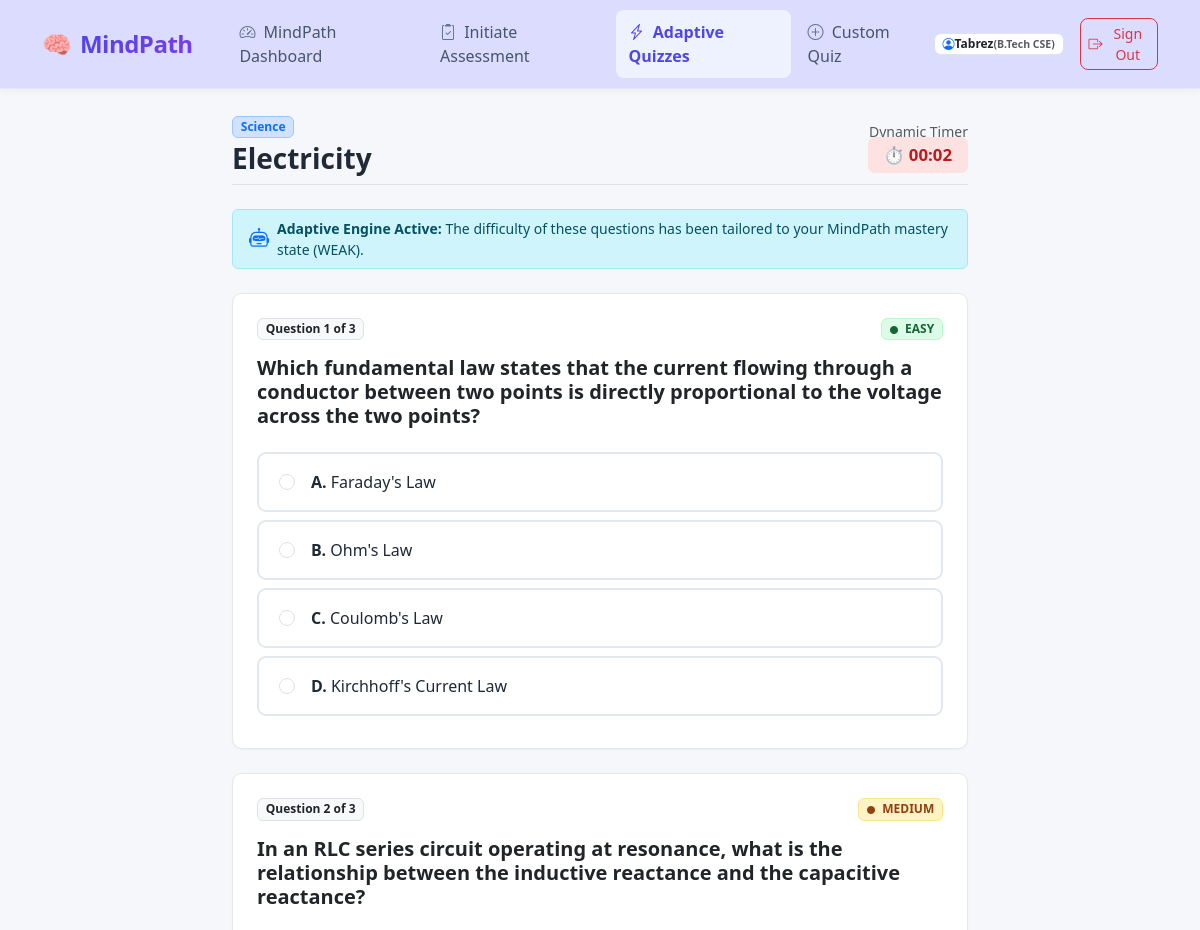
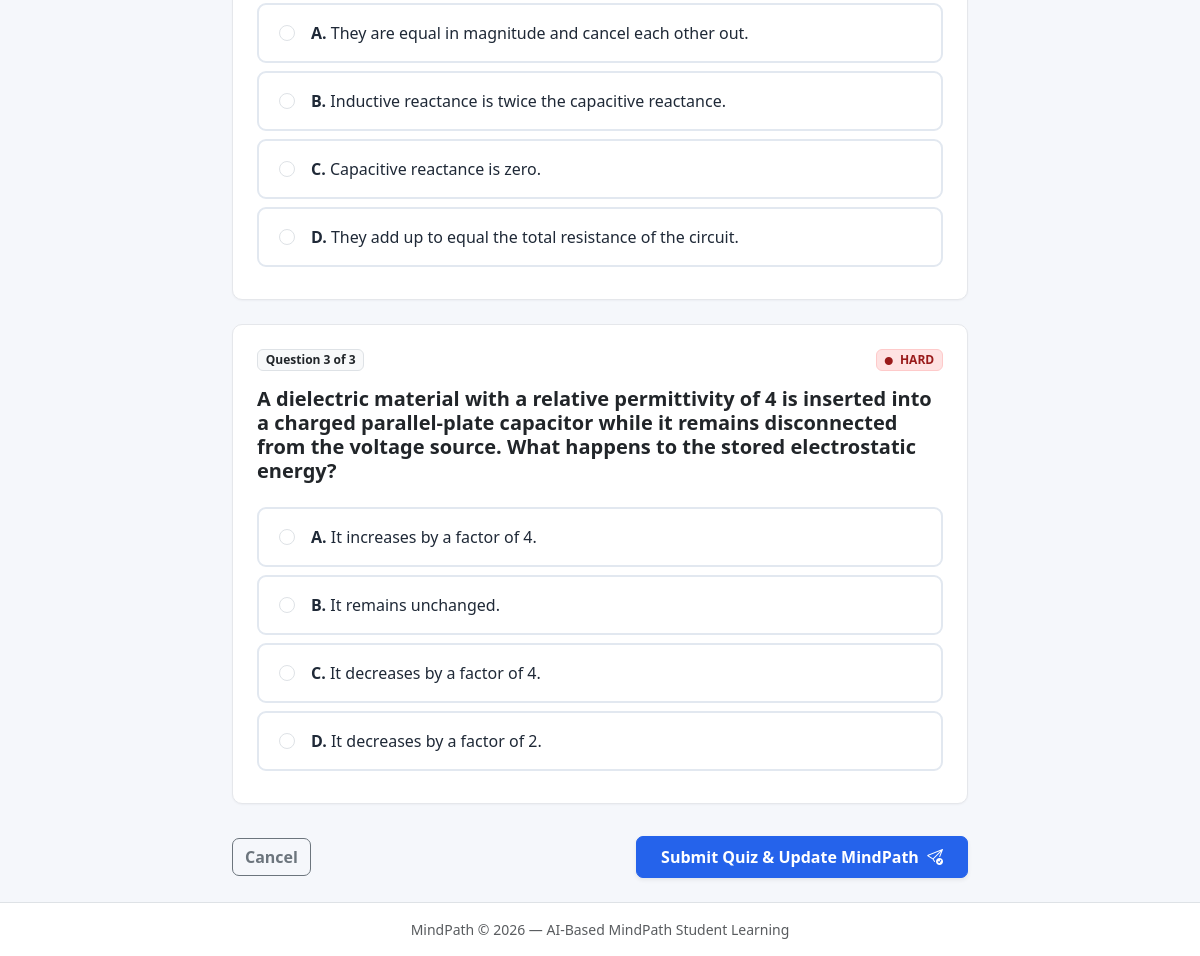
Page /quiz/25 (signed in) on the committed database (2 pictures, top to bottom).
### tables this page shows
CREATE TABLE users (
        id INTEGER PRIMARY KEY AUTOINCREMENT,
        name TEXT NOT NULL,
        email TEXT UNIQUE NOT NULL,
        created_at TIMESTAMP DEFAULT CURRENT_TIMESTAMP
    , password_hash TEXT DEFAULT '', course TEXT DEFAULT '', academic_year TEXT DEFAULT '', learning_goal TEXT DEFAULT '', role TEXT DEFAULT 'student');

CREATE TABLE topics (
        id INTEGER PRIMARY KEY AUTOINCREMENT,
        subject TEXT NOT NULL,
        name TEXT NOT NULL,
        description TEXT
    , is_generated INTEGER NOT NULL DEFAULT 0, created_at TIMESTAMP DEFAULT '2000-01-01 00:00:00');

CREATE TABLE "student_twin_profile" (
                id INTEGER PRIMARY KEY AUTOINCREMENT,
                user_id INTEGER NOT NULL,
                topic_id INTEGER NOT NULL,
                total_attempted INTEGER DEFAULT 0,
                total_correct INTEGER DEFAULT 0,
                accuracy_rate REAL DEFAULT 0.0,
                avg_time_per_question REAL DEFAULT 0.0,
                mastery_status TEXT DEFAULT 'AVERAGE' CHECK(mastery_status IN ('WEAK', 'AVERAGE', 'STRONG')),
                last_updated TIMESTAMP DEFAULT CURRENT_TIMESTAMP,
                UNIQUE(user_id, topic_id),
                FOREIGN KEY (user_id) REFERENCES users (id) ON DELETE CASCADE,
                FOREIGN KEY (topic_id) REFERENCES topics (id) ON DELETE CASCADE
            );

CREATE TABLE "questions" (
                id INTEGER PRIMARY KEY AUTOINCREMENT,
                topic_id INTEGER NOT NULL,
                question_text TEXT NOT NULL,
                option_a TEXT NOT NULL,
                option_b TEXT NOT NULL,
                option_c TEXT NOT NULL,
                option_d TEXT NOT NULL,
                correct_option TEXT NOT NULL,
                difficulty TEXT NOT NULL CHECK(difficulty IN ('easy', 'medium', 'hard')),
                explanation TEXT,
                FOREIGN KEY (topic_id) REFERENCES topics (id) ON DELETE CASCADE
            );

### app.py (the view)
@app.route('/quiz/<int:topic_id>')
@login_required
def take_quiz(topic_id):
    user = get_current_user()
    quiz_token = secrets.token_hex(16)
    session[f'quiz_token_{topic_id}'] = quiz_token
    conn = get_connection()
    try:
        cursor = conn.cursor()
        cursor.execute("SELECT id, subject, name FROM topics WHERE id = ?", (topic_id,))
        topic = cursor.fetchone()
        cursor.execute("SELECT mastery_status FROM student_twin_profile WHERE user_id = ? AND topic_id = ?", (user['id'], topic_id))
        profile = cursor.fetchone()
    finally:
        conn.close()
    if not topic:
        flash("Requested topic not found.", "danger")
        return redirect(url_for('select_quiz'))
    diff_req = request.args.get('difficulty', 'adaptive').strip().lower()
    if diff_req not in ('easy', 'medium', 'hard', 'adaptive'):
        diff_req = 'adaptive'
    count_req = request.args.get('count', '3').strip()
    try:
        count_val = int(count_req)
        if count_val not in (3, 5, 10):
            count_val = 3
    except ValueError:
        count_val = 3
    mastery = profile['mastery_status'] if profile else 'UNASSESSED'
    questions = get_adaptive_quiz_questions(topic_id, user['id'], num_questions=count_val, difficulty=diff_req)
    if not questions:
        flash(f"No questions are currently available for topic '{topic['name']}'. Create custom questions below.", "warning")
        return redirect(url_for('custom_quiz', subject=topic['subject'], topic=topic['name']))
    return render_template(
        'quiz.html',
        current_user=user,
        topic=dict(topic),
        mastery=mastery,
        difficulty_mode=diff_req,
        questions=questions,
        quiz_token=quiz_token
    )

### templates/quiz.html (shortened to what this page needs)
{% extends "base.html" %}
{% block content %}
<div class="row justify-content-center">
    <div class="col-12 col-lg-8">
        <div class="d-flex justify-content-between align-items-center mb-4 pb-2 border-bottom">
            <div>
                <span class="badge bg-primary-subtle text-primary border border-primary-subtle mb-1">{{ topic.subject }}</span>
                <h3 class="fw-bold mb-0">{{ topic.name }}</h3>
            </div>
            <div class="d-flex align-items-center gap-3">
                <div class="text-end d-none d-sm-block">
                    <span class="small text-muted d-block">Dynamic Timer</span>
                    <span class="timer-pill" id="timer-display">⏱️ 00:00</span>
                </div>
            </div>
        </div>
        <div class="alert alert-info py-2 px-3 small d-flex align-items-center gap-2 mb-4">
            <i class="bi bi-robot fs-5 text-primary"></i>
            <div>
                {% if difficulty_mode and difficulty_mode != 'adaptive' %}
                <strong>Targeted Difficulty ({{ difficulty_mode|upper }}):</strong> Questions selected for your requested challenge tier. Current MindPath mastery: {{ mastery }}.
                {% else %}
                <strong>Adaptive Engine Active:</strong> The difficulty of these questions has been tailored to your MindPath mastery state ({{ mastery }}).
                {% endif %}
            </div>
        </div>
        <form method="POST" action="{{ url_for('submit_quiz', topic_id=topic.id) }}" id="quiz-form">
            {% for q in questions %}
            <div class="twin-card p-4 mb-4">
                <div class="d-flex justify-content-between align-items-center mb-3">
                    <span class="badge bg-light text-dark border fw-bold">Question {{ loop.index }} of {{ questions|length }}</span>
                    {% if q.difficulty == 'easy' %}
                    <span class="badge badge-strong"><i class="bi bi-circle-fill me-1" style="font-size: 0.5rem;"></i> EASY</span>
                    {% elif q.difficulty == 'medium' %}
                    <span class="badge badge-average"><i class="bi bi-circle-fill me-1" style="font-size: 0.5rem;"></i> MEDIUM</span>
                    {% else %}
                    <span class="badge badge-weak"><i class="bi bi-circle-fill me-1" style="font-size: 0.5rem;"></i> HARD</span>
                    {% endif %}
                </div>
                <h5 class="fw-semibold mb-4 text-dark">{{ q.question_text }}</h5>
                <div class="d-flex flex-column gap-2 mb-2">
                    <label class="quiz-option-card d-flex align-items-center gap-3">
                        <input type="radio" class="form-check-input my-0" name="question_{{ q.id }}" value="A" required>
                        <span class="quiz-option-label"><strong>A.</strong> {{ q.option_a }}</span>
                    </label>
                    <label class="quiz-option-card d-flex align-items-center gap-3">
                        <input type="radio" class="form-check-input my-0" name="question_{{ q.id }}" value="B">
                        <span class="quiz-option-label"><strong>B.</strong> {{ q.option_b }}</span>
                    </label>
                    <label class="quiz-option-card d-flex align-items-center gap-3">
                        <input type="radio" class="form-check-input my-0" name="question_{{ q.id }}" value="C">
                        <span class="quiz-option-label"><strong>C.</strong> {{ q.option_c }}</span>
                    </label>
                    <label class="quiz-option-card d-flex align-items-center gap-3">
                        <input type="radio" class="form-check-input my-0" name="question_{{ q.id }}" value="D">
                        <span class="quiz-option-label"><strong>D.</strong> {{ q.option_d }}</span>
                    </label>
                </div>
            </div>
            {% endfor %}
            <div class="d-flex justify-content-between align-items-center mt-4 pt-2">
                <a href="{{ url_for('select_quiz') }}" class="btn btn-outline-secondary">Cancel</a>
                <button type="submit" class="btn btn-primary px-4 py-2 fw-semibold shadow-sm">
                    Submit Quiz & Update MindPath <i class="bi bi-send-check ms-1"></i>
                </button>
            </div>
        </form>
    </div>
</div>
{% endblock %}

### templates/base.html (shortened to what this page needs)
<!DOCTYPE html>
<html lang="en">
<head>
    <link href="https://cdn.jsdelivr.net/npm/bootstrap@5.3.3/dist/css/bootstrap.min.css" rel="stylesheet">
    <link rel="stylesheet" href="https://cdn.jsdelivr.net/npm/bootstrap-icons@1.11.3/font/bootstrap-icons.min.css">
    <link rel="stylesheet" href="{{ url_for('static', filename='css/style.css') }}">
</head>
<body>
    <nav class="navbar navbar-expand-lg navbar-light bg-white border-bottom sticky-top">
        <div class="container">
            <a class="navbar-brand d-flex align-items-center gap-2"
                href="{{ url_for('dashboard') if current_user else url_for('login') }}">
                <span class="fs-4">🧠</span>
                <span class="brand-logo fs-4">MindPath</span>
            </a>
            <div class="collapse navbar-collapse" id="navContent">
                <ul class="navbar-nav me-auto mb-2 mb-lg-0 ms-lg-3">
                    {% if current_user %}
                    <li class="nav-item">
                        <a class="nav-link {% if request.endpoint == 'dashboard' %}active fw-semibold text-primary{% endif %}"
                            href="{{ url_for('dashboard') }}">
                            <i class="bi bi-speedometer2 me-1"></i> MindPath Dashboard
                        </a>
                    </li>
                    <li class="nav-item">
                        <a class="nav-link {% if request.endpoint == 'initial_assessment' %}active fw-semibold text-primary{% endif %}"
                            href="{{ url_for('assessment') }}">
                            <i class="bi bi-clipboard2-check me-1"></i> Initiate Assessment
                        </a>
                    </li>
                    <li class="nav-item">
                        <a class="nav-link {% if request.endpoint in ['select_quiz', 'take_quiz'] %}active fw-semibold text-primary{% endif %}"
                            href="{{ url_for('select_quiz') }}">
                            <i class="bi bi-lightning-charge me-1"></i> Adaptive Quizzes
                        </a>
                    </li>
                    <li class="nav-item">
                        <a class="nav-link {% if request.endpoint == 'custom_quiz' %}active fw-semibold text-primary{% endif %}"
                            href="{{ url_for('custom_quiz') }}">
                            <i class="bi bi-plus-circle me-1"></i> Custom Quiz
                        </a>
                    </li>
                    {% endif %}
                </ul>
                <div class="d-flex align-items-center gap-2">
                    {% if current_user %}
                    <div class="d-flex align-items-center gap-2 me-2">
                        <span class="badge bg-light text-dark border px-2.5 py-1.5 d-flex align-items-center gap-1.5">
                            <i class="bi bi-person-circle text-primary"></i>
                            <span class="fw-semibold">{{ current_user.name }}</span>
                            {% if current_user.course %}
                            <span class="text-muted small">({{ current_user.course }})</span>
                            {% endif %}
                        </span>
                    </div>
                    <form action="{{ url_for('logout') }}" method="POST" class="m-0">
                        <button type="submit" class="btn btn-outline-danger btn-sm d-flex align-items-center gap-1">
                            <i class="bi bi-box-arrow-right"></i> Sign Out
                        </button>
                    </form>
                    {% else %}
                    <a href="{{ url_for('login') }}" class="btn btn-outline-primary btn-sm px-3">Sign In</a>
                    <a href="{{ url_for('register') }}" class="btn btn-primary btn-sm px-3">Register</a>
                    {% endif %}
                </div>
            </div>
        </div>
    </nav>
    <main class="container my-4 flex-grow-1">
        {% if error_title %}
        <div class="text-center py-5">
            <h1 class="display-4 fw-bold text-danger">{{ error_title }}</h1>
            <p class="lead text-muted">{{ error_message }}</p>
            <a href="{{ url_for('dashboard') if current_user else url_for('login') }}"
                class="btn btn-primary mt-3">Return Home</a>
        </div>
        {% else %}
        {% block content %}{% endblock %}
        {% endif %}
    </main>
    <footer class="bg-white border-top py-3 mt-auto">
        <div class="container text-center text-muted small">
            <span>MindPath &copy; 2026 — AI-Based MindPath Student Learning</span>
        </div>
    </footer>
</body>
</html>

### rows in the picture
users: name "Tabrez", course "B.Tech CSE"
topics: subject "Science", name "Electricity"
student_twin_profile: mastery_status "WEAK"
questions: questions "3", difficulty "easy" (drawn), question_text "Which fundamental law states that the current flowing through a conductor between two points is directly proportional to the voltage across the two points?", option_a "Faraday's Law", option_b "Ohm's Law", option_c "Coulomb's Law", option_d "Kirchhoff's Current Law"
questions: questions "3", difficulty "medium" (drawn), question_text "In an RLC series circuit operating at resonance, what is the relationship between the inductive reactance and the capacitive reactance?", option_a "They are equal in magnitude and cancel each other out.", option_b "Inductive reactance is twice the capacitive reactance.", option_c "Capacitive reactance is zero.", option_d "They add up to equal the total resistance of the circuit."
questions: questions "3", difficulty "hard" (drawn), question_text "A dielectric material with a relative permittivity of 4 is inserted into a charged parallel-plate capacitor while it remains disconnected from the voltage source. What happens to the stored electrostatic energy?", option_a "It increases by a factor of 4.", option_b "It remains unchanged.", option_c "It decreases by a factor of 4.", option_d "It decreases by a factor of 2."
